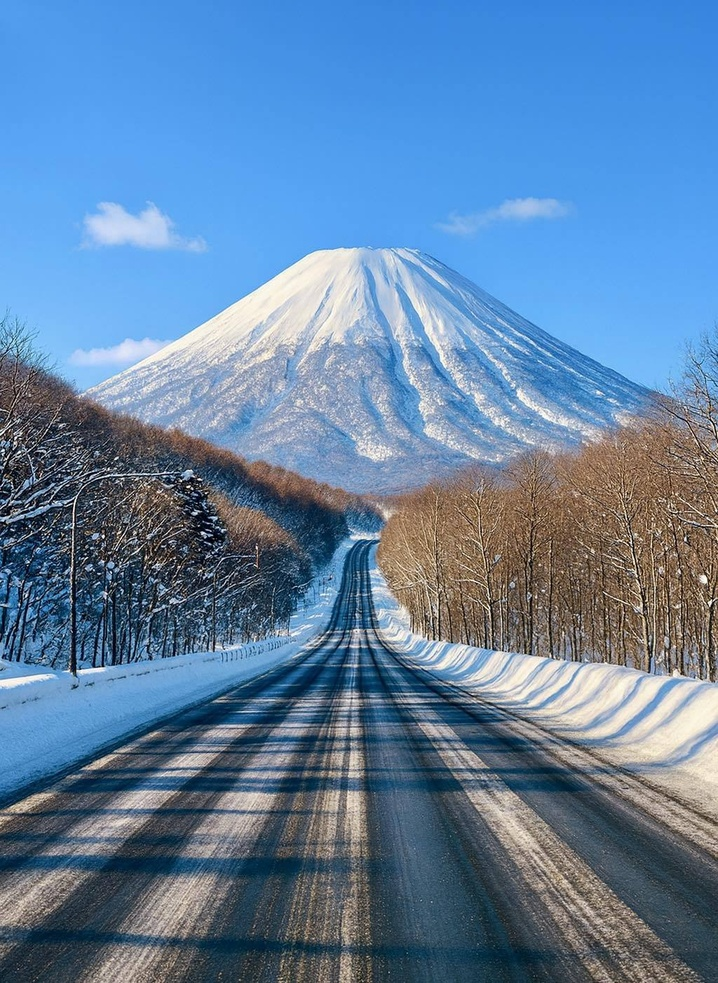
#> input picture vision/soccer.jpg, 718 x 983 px, shrunk from 1024 x 1403 before the run, found by its file name
$ python 3-2.py
#> lines starting #> are read from the running program, lines starting #| are printed output that depends on the picture
import cv2 as cv
import matplotlib.pyplot as plt

img=cv.imread('/Users/cho/2-2Class/vision/soccer.jpg')
#> img is the input picture: shape (983, 718, 3); mean B, G, R 162.9, 129.5, 97.5
h=cv.calcHist([img],[2],None,[256],[0,256])
#> h = 256 values, max 9134 at index 83, min 98 at index 254, mean 2757
plt.plot(h,color='r',linewidth=1)
plt.show()
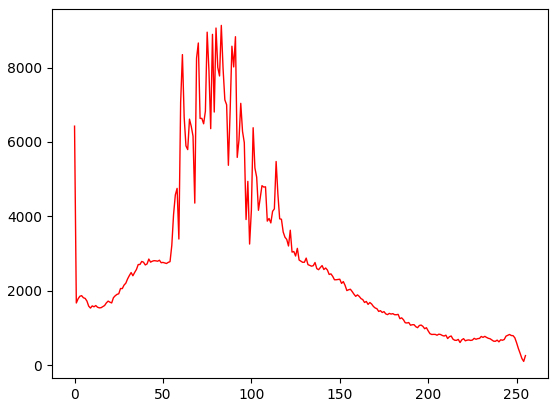
#> figure drawn by matplotlib, 1 panel; curve peaks at x = 83, y = 9134
